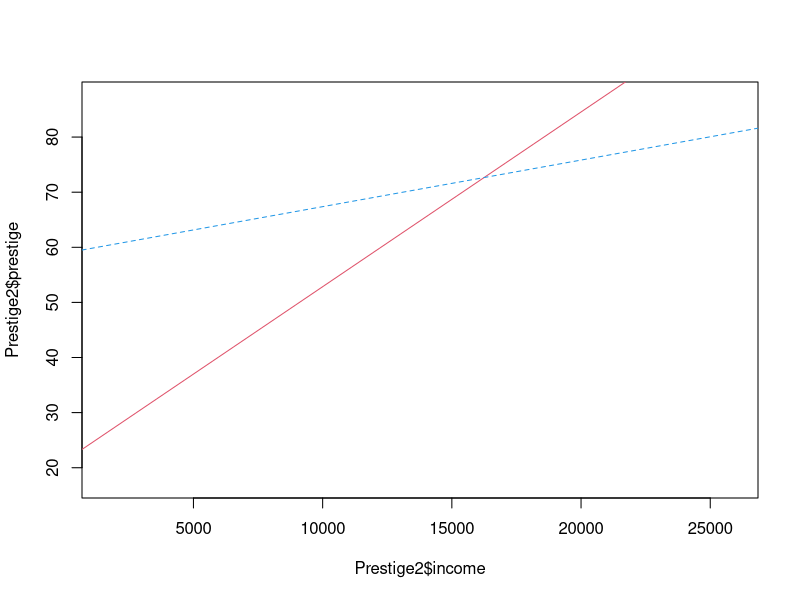

The R script that drew this image:
install.packages(car)
library(car)
data(Prestige)
help(Prestige)

###################
#Question 1
###################

#Part 1
Prestige$professional <- vector(mode="integer", length=nrow(Prestige)) #adding dummy column

for (i in 1:nrow(Prestige)){
  ifelse(Prestige[i,6] == "prof", Prestige[i,7] <- 1, Prestige[i,7] <- 0)
} #filling dummy column

#removing entries with NA for type
Prestige2 <- Prestige

for (i in 1:nrow(Prestige2)){
  if (is.na(Prestige2[i,6]) == TRUE){
    Prestige2 <- Prestige2[-c(i),]}
}
Prestige2   
   
#Part 2
summary(lm(Prestige2$prestige ~ Prestige2$income +Prestige2$professional + Prestige2$income:Prestige2$professional)) #getting the coefficients


interact_reg <- lm(Prestige2$prestige ~ Prestige2$income +Prestige2$professional + Prestige2$income:Prestige2$professional) #assigning to object so that the cose from lecture 11 can be used to graph the results
interact_reg
plot(Prestige2$income, Prestige2$prestige, type = "n")+
  abline(interact_reg$coefficients[1],interact_reg$coefficients[2], col = 2)+
  abline(interact_reg$coefficients[1]+interact_reg$coefficients[3],interact_reg$coefficients[2]+interact_reg$coefficients[4], col =4, lty = 2)



